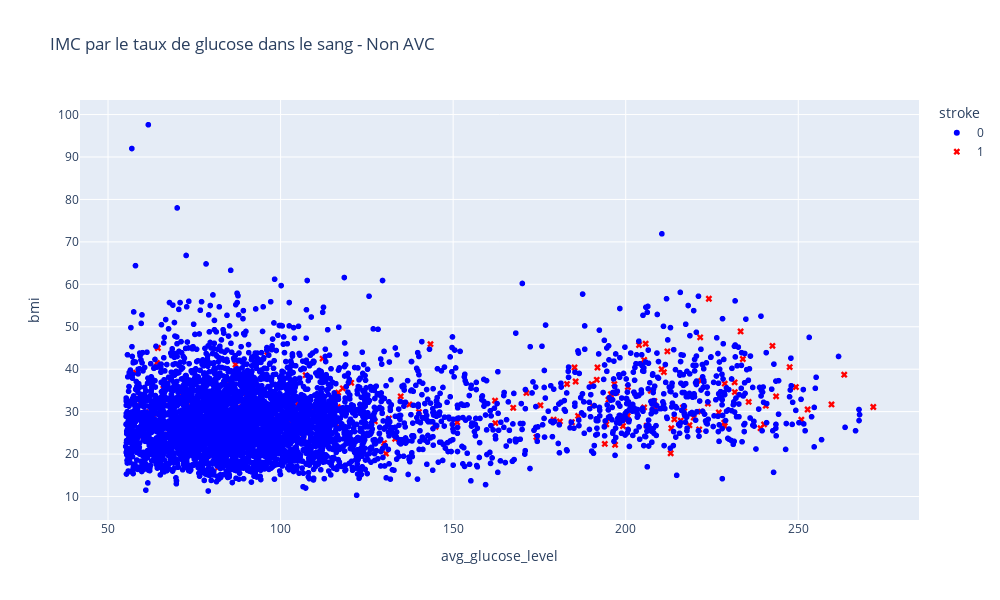

Notebook code for this chart:
### Code cell
# Charger les données
df = pd.read_csv("healthcare-dataset-stroke-data.csv")
id = df[df["gender"] == "Other"].index
df = df.drop(id)

df_avc = df[df['stroke'] == 1]

df['stroke'] = df['stroke'].astype(str)

# Diviser le DataFrame en deux parties: AVC et non-AVC
df_stroke = df[df['stroke'] == '1']
df_non_stroke = df[df['stroke'] == '0']

# Tracer les points de non-AVC en bleu
fig = px.scatter(df_non_stroke, x="avg_glucose_level", y="bmi", color="stroke", hover_name="age", title="IMC par le taux de glucose dans le sang - Non AVC",
                 width=1000, height=600, symbol="stroke", color_discrete_sequence=['blue'], symbol_map={"0": "circle"})
#fig.update_traces(marker=dict(size=8))

# Ajouter les points de AVC en rouge (à l'avant-plan)
fig.add_trace(px.scatter(df_stroke, x="avg_glucose_level", y="bmi", color="stroke", hover_name="age", title="IMC par le taux de glucose dans le sang - AVC",
                 width=1000, height=600, symbol="stroke", color_discrete_sequence=['red'], symbol_map={"1": "x"}).data[0])

fig.show()

### Figure 1 — Plotly figure (JSON) as saved in the notebook; plotly's stock layout.template omitted (floating-point values rounded to 4 significant figures; data arrays with more than 128 entries replaced by an {"elided": "..."} marker saying what was removed)
{"data": [{"hovertemplate": "<b>%{hovertext}</b><br><br>stroke=0<br>avg_glucose_level=%{x}<br>bmi=%{y}<extra></extra>", "hovertext": {"elided": "4860 float values"}, "legendgroup": "0", "marker": {"color": "blue", "symbol": "circle"}, "mode": "markers", "name": "0", "showlegend": true, "type": "scattergl", "x": {"elided": "4860 float values"}, "xaxis": "x", "y": {"elided": "4860 float values"}, "yaxis": "y"}, {"hovertemplate": "<b>%{hovertext}</b><br><br>stroke=1<br>avg_glucose_level=%{x}<br>bmi=%{y}<extra></extra>", "hovertext": {"elided": "249 float values"}, "legendgroup": "1", "marker": {"color": "red", "symbol": "x"}, "mode": "markers", "name": "1", "orientation": "v", "showlegend": true, "type": "scatter", "x": {"elided": "249 float values"}, "xaxis": "x", "y": {"elided": "249 float values"}, "yaxis": "y"}], "layout": {"height": 600, "legend": {"title": {"text": "stroke"}, "tracegroupgap": 0}, "title": {"text": "IMC par le taux de glucose dans le sang - Non AVC"}, "width": 1000, "xaxis": {"anchor": "y", "domain": [0, 1], "title": {"text": "avg_glucose_level"}}, "yaxis": {"anchor": "x", "domain": [0, 1], "title": {"text": "bmi"}}}}
